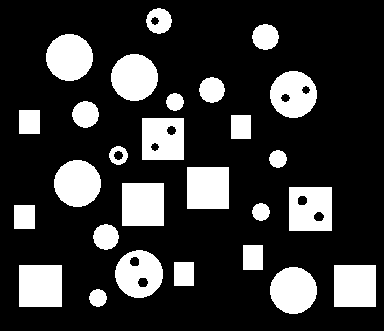
#> input picture assignment-3/images/objects.png, 384 x 331 px
$ jupyter execute --allow-errors Ass3_q4.ipynb
#> lines starting #> are read from the running program, lines starting #| are printed output that depends on the picture; after the words box and inside, x2 and y2 are one past the last pixel; in counts of white or black regions, pixels touching at a corner belong together
[cell 1]
import matplotlib.pyplot as plt
import numpy as np
import cv2 as cv
import colorsys
import random

[cell 2]
def erosion(image,diameter):
    img=np.pad(image,((diameter//2,diameter//2),(diameter//2,diameter//2)),'constant')
    out=np.zeros(image.shape)
    for i in range(image.shape[0]):
        for j in range(image.shape[1]):
            out[i,j]=np.min(img[i:i+diameter,j:j+diameter])
    return out

def dialation(image,diameter):
    img=np.pad(image,((diameter//2,diameter//2),(diameter//2,diameter//2)),'constant')
    out=np.zeros(image.shape)
    for i in range(image.shape[0]):
        for j in range(image.shape[1]):
            out[i,j]=np.max(img[i:i+diameter,j:j+diameter])
    return out
def TPA(image):
    cluster=np.zeros(image.shape,dtype=np.int64)
    count=0

    for i in range(image.shape[0]):
        for j in range(image.shape[1]):
            if i==0:
                if j==0 and image[i,j]==1:
                    count=count+1
                    cluster[i,j]=count
                else:
                    if image[i,j]==1 and image[i,j-1]==1:
                        cluster[i,j]=cluster[i,j-1]
                    elif image[i,j]==1:
                        count=count+1
                        cluster[i,j]=count
            else:
                if j==0 and image[i,j]==1 and image[i,j-1]==1:
                    cluster[i,j]=cluster[i-1,j]
                elif j==0 and image[i,j]==1:
                    count=count+1
                    cluster[i,j]=count
                elif image[i,j]==1 and image[i-1,j]==1 and image[i,j-1]==1:
                    cluster[i,j]=min(cluster[i-1,j],cluster[i,j-1])

                elif image[i,j]==1 and image[i-1,j]==1 and image[i,j-1]==0:
                    cluster[i,j]=cluster[i-1,j]
                elif image[i,j]==1 and image[i-1,j]==0 and image[i,j-1]==1:
                    cluster[i,j]=cluster[i,j-1]
                elif image[i,j]==1 and image[i-1,j]==0 and image[i,j-1]==0:
                    count=count+1
                    cluster[i,j]=count

    mapping=np.arange(count+1)

    for i in range(1,image.shape[0]):
        for j in range(image.shape[1]):
            if image[i,j]==1:
                if j==0:
                    if cluster[i-1,j]!=cluster[i,j] and image[i-1,j]==1 and image[i,j]==1:
                        mapping[max(cluster[i,j],cluster[i-1,j])]=min(cluster[i,j],cluster[i-1,j])
                else:
                    if cluster[i-1,j]!=cluster[i,j] and image[i-1,j]==1 and image[i,j]==1:
                        mapping[max(cluster[i,j],cluster[i-1,j])]=min(cluster[i,j],cluster[i-1,j])
                    if cluster[i,j]!=cluster[i,j-1] and image[i,j-1]==1 and image[i,j]==1:
                        mapping[max(cluster[i,j],cluster[i,j-1])]=min(cluster[i,j],cluster[i,j-1])

    for i in range(count+1):
        if i!=mapping[i]:
            temp=i
            val=mapping[i]
            while temp!=val:
                temp=val
                val=mapping[temp]
            mapping[i]=val

    result=cluster.copy()

    for i in range(image.shape[0]):
        for j in range(image.shape[1]):
            result[i,j]=mapping[cluster[i,j]]
    return [result,mapping]

[cell 3]
image=cv.imread('../images/objects.png',0)
#> image: shape (331, 384); 21.3% white; 27 white regions, largest, box (x1, y1, x2, y2) and area: (122, 183, 164, 226) 1806, (19, 265, 62, 307) 1806, (187, 167, 229, 209) 1764
(T,binary_image)=cv.threshold(image,128,255,cv.THRESH_BINARY)


plt.imshow(binary_image,cmap='gray')
plt.show()

binary_image=binary_image//255

#Performing Closing Operation
n_binary_image=erosion(dialation(binary_image,4),4)
#> in dialation, `img=np.pad(image,((diameter//2,diameter//2),(diameter//2,diameter//2))..`: img: shape (335, 388); values 0 (black) and 1 (white), 20.8% white; 27 white regions, largest, box (x1, y1, x2, y2) and area: (124, 185, 166, 228) 1806, (21, 267, 64, 309) 1806, (189, 169, 231, 211) 1764
#> after the loop in dialation, `for i in range(image.shape[0]):`:
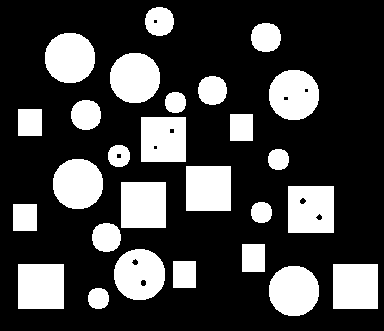
#> out: shape (331, 384) float64; values 0 (black) and 1 (white), 25.9% white; 27 white regions, largest, box (x1, y1, x2, y2) and area: (288, 186, 334, 233) 2113, (121, 182, 166, 228) 2070, (18, 264, 64, 309) 2070
#> in erosion, `img=np.pad(image,((diameter//2,diameter//2),(diameter//2,diameter//2))..`:
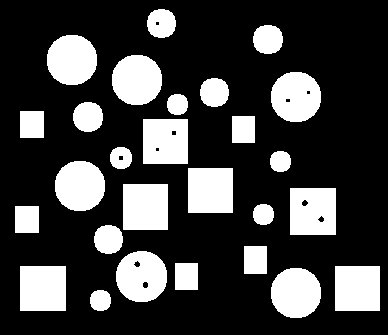
#> img: shape (335, 388) float64; values 0 (black) and 1 (white), 25.3% white; 27 white regions, largest, box (x1, y1, x2, y2) and area: (290, 188, 336, 235) 2113, (123, 184, 168, 230) 2070, (20, 266, 66, 311) 2070
#> after the loop in erosion, `for i in range(image.shape[0]):`:
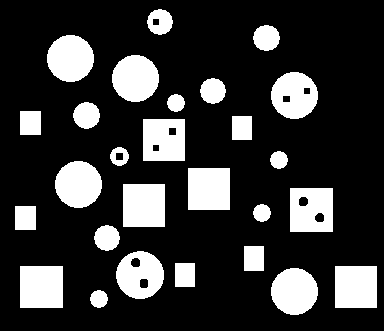
#> out: shape (331, 384) float64; values 0 (black) and 1 (white), 21.3% white; 27 white regions, largest, box (x1, y1, x2, y2) and area: (123, 184, 165, 227) 1806, (20, 266, 63, 308) 1806, (188, 168, 230, 210) 1764

[twopass_image,clustermap]=TPA(binary_image)
#> after the loop in TPA, `for i in range(image.shape[0]):`:
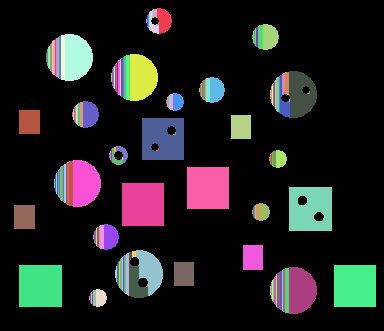
#> cluster: shape (331, 384) int64; 187 distinct labels, from 0 to 186; one colour per label, 0 black
#> after the loop in TPA, `for i in range(image.shape[0]):`:
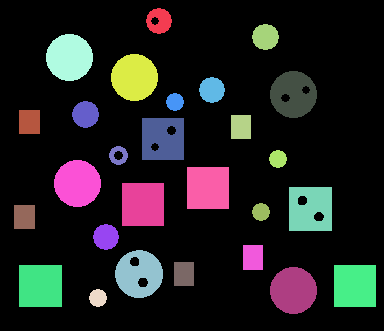
#> result: shape (331, 384) int64; 28 distinct labels, from 0 to 181; one colour per label, 0 black
#> clustermap = 187 values, max 181 at index 181, min 0 at index 0, mean 86.41
[n_twopass_image,clustermap]=TPA(n_binary_image)
#> after the loop in TPA (call 2), `for i in range(image.shape[0]):`:
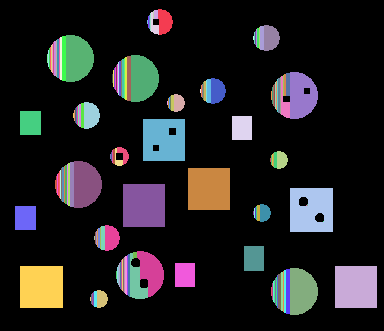
#> cluster: shape (331, 384) int64; 173 distinct labels, from 0 to 172; one colour per label, 0 black
#> after the loop in TPA (call 2), `for i in range(image.shape[0]):`:
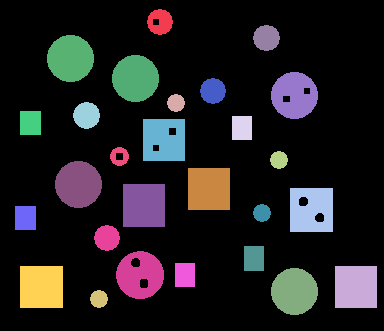
#> result: shape (331, 384) int64; 28 distinct labels, from 0 to 167; one colour per label, 0 black
#> clustermap = 173 values, max 167 at index 167, min 0 at index 0, mean 80.25


im_unique,im_count=np.unique(twopass_image,return_counts=True)
#> im_unique = 28 values from 0 to 181; im_count = 28 values, max 100093 at index 0, min 216 at index 12, mean 4539.4
n_im_unique,n_im_count=np.unique(n_twopass_image,return_counts=True)
#> n_im_unique = 28 values from 0 to 167; n_im_count = 28 values, max 100026 at index 0, min 228 at index 12, mean 4539.4

object_count=0
hole_obj = np.zeros(image.shape)
#> (the rest of this cell did not finish here and is left out)

[cell 4]
image=cv.imread('../images/objects.png',0)
(T,binary_image)=cv.threshold(image,128,255,cv.THRESH_BINARY)

plt.imshow(binary_image,cmap='gray')
plt.show()

binary_image=binary_image//255
[twopass_image,clustermap]=TPA(binary_image)
#> clustermap = 187 values, max 181 at index 181, min 0 at index 0, mean 86.41

unique,count=np.unique(twopass_image,return_counts=True)
#> unique = 28 values from 0 to 181; count has the same summary as im_count
square_obj = np.zeros(image.shape)
rectangle_count=0
for i in range(unique.size):
    if unique[i]!=0:
        crdn=np.where(twopass_image==unique[i])
        rmin=np.min(crdn[0])
        rmax=np.max(crdn[0])
        cmin=np.min(crdn[1])
        cmax=np.max(crdn[1])

        if twopass_image[rmin,cmin]==unique[i]: #Implies a square
#             print(rmax-rmin,cmax-cmin)
            if rmax-rmin==cmax-cmin:
                rectangle_count+=1
                square_obj[twopass_image==unique[i]]=1
#> this loop made 28 passes
#> (crdn, rmin, rmax, cmin, cmax) on passes 2 to 10: (472 positions, rows 8 to 33, columns 146 to 171, 8, 33, 146, 171), (542 positions, rows 24 to 49, columns 252 to 278, 24, 49, 252, 278), (1725 positions, rows 34 to 80, columns 46 to 92, 34, 80, 46, 92), (1725 positions, rows 54 to 100, columns 111 to 157, 54, 100, 111, 157), (1629 positions, rows 71 to 117, columns 270 to 316, 71, 117, 270, 316), (516 positions, rows 77 to 102, columns 199 to 224, 77, 102, 199, 224), (248 positions, rows 93 to 110, columns 166 to 183, 93, 110, 166, 183), (559 positions, rows 101 to 127, columns 72 to 98, 101, 127, 72, 98), (504 positions, rows 110 to 133, columns 19 to 39, 110, 133, 19, 39)
#> crdn on pass 26: 1764 positions, rows 265 to 306, columns 334 to 375
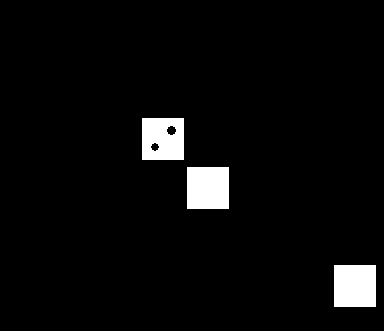
#> square_obj: shape (331, 384) float64; values 0 (black) and 1 (white), 4.1% white; 3 white regions, box (x1, y1, x2, y2) and area: (187, 167, 229, 209) 1764, (334, 265, 376, 307) 1764, (142, 118, 184, 160) 1659

print("number of square objects",rectangle_count)
#| number of square objects 3
plt.imshow(square_obj,cmap="gray")
plt.show()

[cell 5]
image=cv.imread('../images/objects.png',0)
(T,binary_image)=cv.threshold(image,128,255,cv.THRESH_BINARY)
plt.imshow(binary_image,cmap='gray')
plt.show()

binary_image=binary_image//255
n_binary_image=erosion(dialation(binary_image,4),4)


[twopass_image,clustermap]=TPA(binary_image)
[n_twopass_image,clustermap]=TPA(n_binary_image)

im_unique,im_count=np.unique(twopass_image,return_counts=True)
n_im_unique,n_im_count=np.unique(n_twopass_image,return_counts=True)

rect_holes=np.zeros(twopass_image.shape)

for i in range(im_unique.size):
    if im_unique[i]!=0:
        crdn=np.where(twopass_image==im_unique[i])
        rmin=np.min(crdn[0])
        rmax=np.max(crdn[0])
        cmin=np.min(crdn[1])
        cmax=np.max(crdn[1])

        if twopass_image[rmin,cmin]==im_unique[i]: #Implies a square
#             print(rmax-rmin,cmax-cmin)
            if rmax-rmin==cmax-cmin:
                if im_count[i]!=n_im_count[i]:
                    rect_holes[twopass_image==im_unique[i]]=1
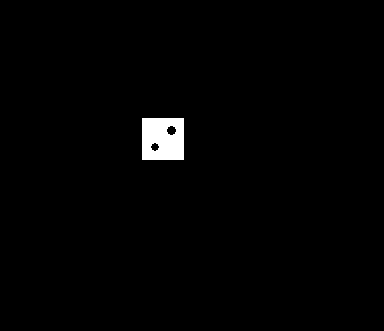
#> rect_holes: shape (331, 384) float64; values 0 (black) and 1 (white), 1.3% white; 1 white region, box (x1, y1, x2, y2) and area: (142, 118, 184, 160) 1659

plt.imshow(rect_holes,cmap='gray')

[cell 6]
image=cv.imread('../images/objects.png',0)
(T,binary_image)=cv.threshold(image,128,255,cv.THRESH_BINARY)
plt.title("original binary image")
plt.imshow(binary_image,cmap='gray')
plt.show()

binary_image=binary_image//255
n_binary_image=erosion(dialation(binary_image,4),4)


[twopass_image,clustermap]=TPA(binary_image)
[n_twopass_image,clustermap]=TPA(n_binary_image)

im_unique,im_count=np.unique(twopass_image,return_counts=True)
n_im_unique,n_im_count=np.unique(n_twopass_image,return_counts=True)

circles=np.zeros(twopass_image.shape)

for i in range(im_unique.size):
    if im_unique[i]!=0:
        crdn=np.where(twopass_image==im_unique[i])
        rmin=np.min(crdn[0])
        rmax=np.max(crdn[0])
        cmin=np.min(crdn[1])
        cmax=np.max(crdn[1])

        if twopass_image[rmin,cmin]!=im_unique[i]: #Implies a circle
            if im_count[i]==n_im_count[i]:
                circles[twopass_image==im_unique[i]]=1
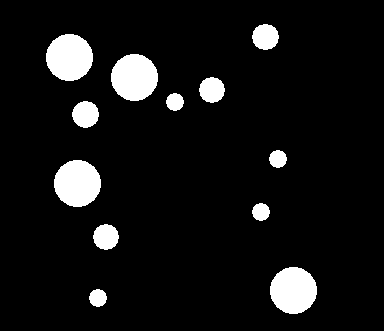
#> circles: shape (331, 384) float64; values 0 (black) and 1 (white), 7.9% white; 12 white regions, largest, box (x1, y1, x2, y2) and area: (46, 34, 93, 81) 1725, (111, 54, 158, 101) 1725, (54, 160, 101, 207) 1725
plt.title("circles with no holes")
plt.imshow(circles,cmap='gray')

$ run again, with assignment-3/images/check.png copied over assignment-3/images/objects.png
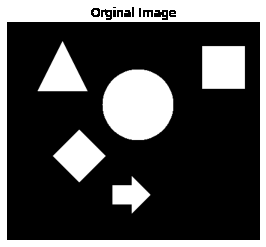
#> input picture assignment-3/images/check.png, 266 x 247 px
#> image is the input picture: shape (247, 266); min 0, max 255, mean 74.9
#> `[twopass_image,clustermap]=TPA(binary_image)`: clustermap = 92 values, max 89 at index 89, min 0 at index 0, mean 33.02
#> after the loop in TPA (call 2), `for i in range(image.shape[0]):`:
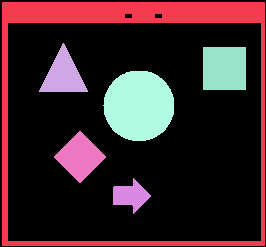
#> result: shape (247, 266) int64; 7 distinct labels, from 0 to 75; one colour per label, 0 black
#> `[n_twopass_image,clustermap]=TPA(n_binary_image)`: clustermap = 78 values, max 75 at index 75, min 0 at index 0, mean 24.78
#> im_unique = [0, 1, 2, 5, 9, 10, 16, 19, 32, 63, 89]; im_count = [46425, 10070, 19, 7, 6, 3, 1249, 1849, 3948, 1404, 722]
#> n_im_unique = [0, 1, 2, 5, 18, 49, 75]; n_im_count = [47568, 8962, 1249, 1849, 3948, 1404, 722]
#> `[twopass_image,clustermap]=TPA(binary_image)`: clustermap = 92 values, max 89 at index 89, min 0 at index 0, mean 33.02
#> `unique,count=np.unique(twopass_image,return_counts=True)`: unique = [0, 1, 2, 5, 9, 10, 16, 19, 32, 63, 89]; count has the same summary as im_count
#> the loop `for i in range(unique.size):` made 11 passes
#> (crdn, rmin, rmax, cmin, cmax) on passes 2, 3, 5, 6, 7: (10070 positions, rows 0 to 246, columns 0 to 265, 0, 246, 0, 265), (19 positions, rows 10 to 14, columns 93 to 97, 10, 14, 93, 97), (([12, 12, 13, 13, 14, 14], [164, 165, 164, 165, 164, 165]), 12, 14, 164, 165), (([12, 12, 12], [171, 172, 173]), 12, 12, 171, 173), (1249 positions, rows 42 to 90, columns 38 to 86, 42, 90, 38, 86)
#> after the loop `for i in range(unique.size):`:
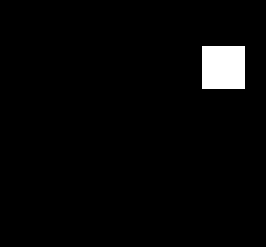
#> square_obj: shape (247, 266) float64; values 0 (black) and 1 (white), 2.8% white; 1 white region, box (x1, y1, x2, y2) and area: (202, 46, 245, 89) 1849
#> after the loop `for i in range(unique.size):`: rectangle_count = 1
#| number of square objects 1
